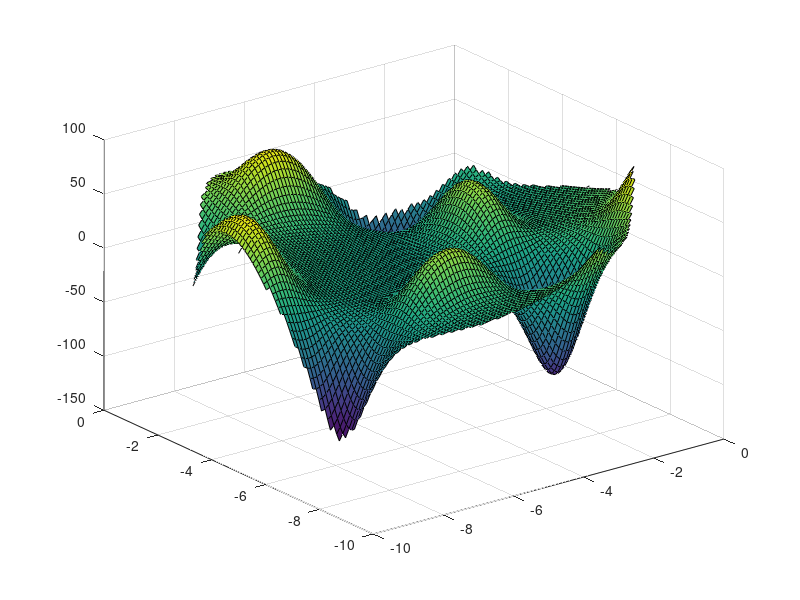

Here is the MATLAB script that generated this plot:
birdf = @(x, y)(sin(y) .* exp((1 - cos(x)).^2) + cos(x) .* exp((1 - sin(y)).^2) + (x-y).^2);
x = -10:0.1:0;  % define range and mesh of x and y which will be shown in figure
y = -10:0.1:0;
[X, Y] = meshgrid(x, y);
keepind = (X + 5).^2 + (Y + 5).^2 > 25;
X(keepind) = NaN;
Y(keepind) = NaN;
surf(X, Y, birdf(X, Y));
colormap default